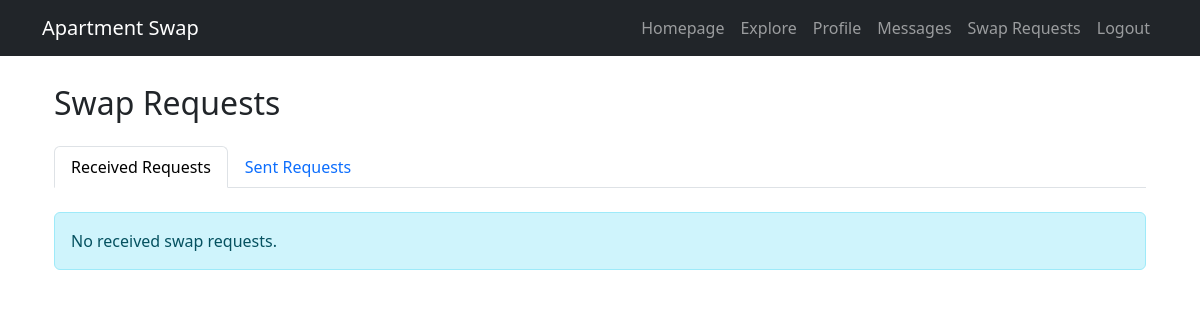
Before: /swap_requests/ (signed in) with the older database file.
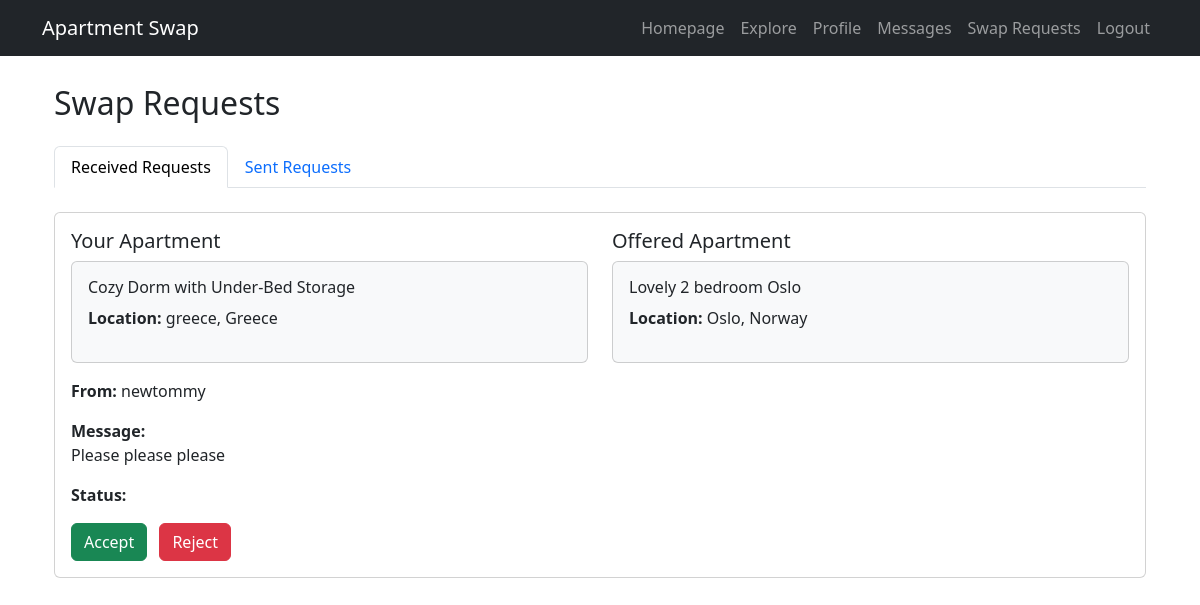
After: the same page with the newer database file.
### app/models.py (models this page shows, shortened)
class SwapRequest(models.Model):
    requester = models.ForeignKey(User, on_delete=models.CASCADE, related_name="sent_requests")
    recipient = models.ForeignKey(User, on_delete=models.CASCADE, related_name="received_requests")
    apartment_requested = models.ForeignKey(Apartment, on_delete=models.CASCADE, related_name="requests")
    apartment_offered = models.ForeignKey(Apartment, on_delete=models.CASCADE, related_name="offers", null=True, blank=True)
    status_choices = [('Pending', 'Pending'), ('Accepted', 'Accepted'), ('Declined', 'Declined')]
    status = models.CharField(max_length=10, choices=status_choices, default='Pending')
    created_at = models.DateTimeField(auto_now_add=True)
    message = models.TextField(blank=True, null=True)

class Apartment(models.Model):
    user = models.ForeignKey(User, on_delete=models.CASCADE)
    title = models.CharField(max_length=200)
    description = models.TextField()
    country = models.CharField(max_length=100,default='Norway')
    city = models.CharField(max_length=100,default='Oslo')
    bedrooms = models.IntegerField(default=1)
    bathrooms = models.IntegerField(default=1)
    shared_bathroom = models.BooleanField(default=False)
    shared_kitchen = models.BooleanField(default=False)
    available_from = models.DateField(default=date.today)
    available_until = models.DateField(default=default_available_until)
    created_at = models.DateTimeField(auto_now_add=True)
    updated_at = models.DateTimeField(auto_now=True)
    @property
    def location(self):
        return f"{self.city}, {self.country}"

### app/views.py (the view)
# urls.py: path('swap_requests/', views.swap_requests, name='swap_requests'),
@login_required
def swap_requests(request):
    requests_sent = SwapRequest.objects.filter(requester=request.user)
    requests_received = SwapRequest.objects.filter(apartment_requested__user=request.user)
    return render(request, "swap_requests.html", {"sent_requests": requests_sent, "received_requests": requests_received})

### app/templates/swap_requests.html (shortened to what this page needs)
{% extends 'base.html' %}
{% block content %}
<div class="container">
    <div class="row">
        <div class="col-md-12">
            <h2 class="mb-4">Swap Requests</h2>
            <ul class="nav nav-tabs mb-4" id="swapTabs" role="tablist">
                <li class="nav-item" role="presentation">
                    <button class="nav-link active" id="received-tab" data-bs-toggle="tab"
                            data-bs-target="#received" type="button" role="tab">
                        Received Requests
                    </button>
                </li>
                <li class="nav-item" role="presentation">
                    <button class="nav-link" id="sent-tab" data-bs-toggle="tab"
                            data-bs-target="#sent" type="button" role="tab">
                        Sent Requests
                    </button>
                </li>
            </ul>
            <div class="tab-content" id="swapTabsContent">
                <div class="tab-pane fade show active" id="received" role="tabpanel">
                    {% if received_requests %}
                        {% for request in received_requests %}
                        <div class="card mb-3">
                            <div class="card-body">
                                <div class="row">
                                    <div class="col-md-6">
                                        <h5>Your Apartment</h5>
                                        <div class="card bg-light mb-3">
                                            <div class="card-body">
                                                <h6>{{ request.apartment_requested.title }}</h6>
                                                <p><strong>Location:</strong> {{ request.apartment_requested.location }}</p>
                                            </div>
                                        </div>
                                    </div>
                                    <div class="col-md-6">
                                        <h5>Offered Apartment</h5>
                                        <div class="card bg-light mb-3">
                                            <div class="card-body">
                                                <h6>{{ request.apartment_offered.title }}</h6>
                                                <p><strong>Location:</strong> {{ request.apartment_offered.location }}</p>
                                            </div>
                                        </div>
                                    </div>
                                </div>
                                <p><strong>From:</strong> {{ request.requester.username }}</p>
                                <p><strong>Message:</strong><br>{{ request.message|default:"(No message)"|linebreaksbr }}</p>
                                <p><strong>Status:</strong> <span class="badge bg-{{ request.status|lower }}">{{ request.status }}</span></p>
                                {% if request.status == 'Pending' %}
                                <div class="mt-3">
                                    <form method="post" action="{% url 'respond_swap' request.id %}" class="d-inline">
                                        <button type="submit" class="btn btn-success me-2">Accept</button>
                                    </form>
                                    <form method="post" action="{% url 'respond_swap' request.id %}" class="d-inline">
                                        <button type="submit" class="btn btn-danger">Reject</button>
                                    </form>
                                </div>
                                {% endif %}
                            </div>
                        </div>
                        {% endfor %}
                    {% else %}
                        <div class="alert alert-info">No received swap requests.</div>
                    {% endif %}
                </div>
            </div>
        </div>
    </div>
</div>
{% endblock %}

Changed rows visible on the page:
added SwapRequest: apartment_requested "Cozy Dorm with Under-Bed Storage", apartment_requested.location "greece, Greece", apartment_offered "Lovely 2 bedroom Oslo", apartment_offered.location "Oslo, Norway", requester.username "newtommy", message "Please please please", status "Accept"
Other visible differences:
text no longer shown: "No received swap requests."
